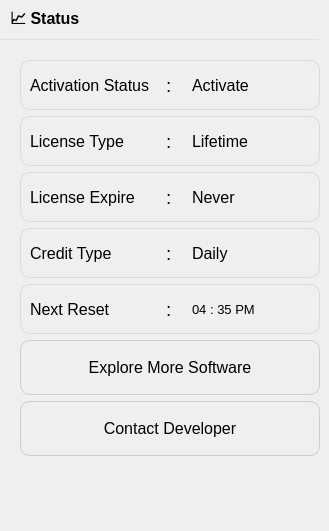
       <widget class="QWidget" name="explore" native="true">
        <property name="maximumSize">
         <size>
          <width>350</width>
          <height>16777215</height>
         </size>
        </property>
        <property name="styleSheet">
         <string notr="true">#explore{background:white; margin-right:10px; border:1px solid #CACACA;border-radius:10px}
#explore_head{border-bottom:1px solid #E1E1E1; margin-right:10px;}</string>
        </property>
        <layout class="QVBoxLayout" name="verticalLayout_6">
         <property name="spacing">
          <number>0</number>
         </property>
         <property name="leftMargin">
          <number>0</number>
         </property>
         <property name="topMargin">
          <number>0</number>
         </property>
         <property name="rightMargin">
          <number>0</number>
         </property>
         <property name="bottomMargin">
          <number>0</number>
         </property>
         <item>
          <widget class="QWidget" name="explore_head" native="true">
           <property name="minimumSize">
            <size>
             <width>0</width>
             <height>40</height>
            </size>
           </property>
           <property name="maximumSize">
            <size>
             <width>16777215</width>
             <height>40</height>
            </size>
           </property>
           <layout class="QGridLayout" name="gridLayout_5">
            <property name="leftMargin">
             <number>10</number>
            </property>
            <property name="topMargin">
             <number>0</number>
            </property>
            <property name="rightMargin">
             <number>0</number>
            </property>
            <property name="bottomMargin">
             <number>0</number>
            </property>
            <property name="spacing">
             <number>0</number>
            </property>
            <item row="0" column="0">
             <widget class="QLabel" name="explore_leb">
              <property name="font">
               <font>
                <pointsize>12</pointsize>
                <weight>75</weight>
                <bold>true</bold>
               </font>
              </property>
              <property name="text">
               <string>📈 Status</string>
              </property>
             </widget>
            </item>
           </layout>
          </widget>
         </item>
         <item>
          <widget class="QWidget" name="widget_5" native="true">
           <property name="styleSheet">
            <string notr="true">QFrame{border:1px solid #DBDBDB;border-radius:10px;}
QLabel{border:0px;border-radius:0px;}
QPushButton{border:1px solid #CDCDCD;border-radius:10px;}</string>
           </property>
           <layout class="QVBoxLayout" name="verticalLayout_7">
            <property name="leftMargin">
             <number>20</number>
            </property>
            <property name="topMargin">
             <number>20</number>
            </property>
            <item>
             <widget class="QFrame" name="frame_5">
              <property name="minimumSize">
               <size>
                <width>300</width>
                <height>50</height>
               </size>
              </property>
              <property name="maximumSize">
               <size>
                <width>300</width>
                <height>16777215</height>
               </size>
              </property>
              <property name="frameShape">
               <enum>QFrame::StyledPanel</enum>
              </property>
              <property name="frameShadow">
               <enum>QFrame::Raised</enum>
              </property>
              <layout class="QHBoxLayout" name="horizontalLayout_7">
               <item>
                <widget class="QLabel" name="label_9">
                 <property name="sizePolicy">
                  <sizepolicy hsizetype="Preferred" vsizetype="Preferred">
                   <horstretch>0</horstretch>
                   <verstretch>0</verstretch>
                  </sizepolicy>
                 </property>
                 <property name="minimumSize">
                  <size>
                   <width>130</width>
                   <height>0</height>
                  </size>
                 </property>
                 <property name="maximumSize">
                  <size>
                   <width>130</width>
                   <height>16777215</height>
                  </size>
                 </property>
                 <property name="font">
                  <font>
                   <pointsize>12</pointsize>
                  </font>
                 </property>
                 <property name="text">
                  <string>Activation Status</string>
                 </property>
                </widget>
               </item>
               <item>
                <widget class="QLabel" name="label_11">
                 <property name="maximumSize">
                  <size>
                   <width>20</width>
                   <height>16777215</height>
                  </size>
                 </property>
                 <property name="font">
                  <font>
                   <pointsize>14</pointsize>
                  </font>
                 </property>
                 <property name="text">
                  <string>: </string>
                 </property>
                </widget>
               </item>
               <item>
                <widget class="QLabel" name="activate_status">
                 <property name="font">
                  <font>
                   <pointsize>12</pointsize>
                  </font>
                 </property>
                 <property name="text">
                  <string>Activate</string>
                 </property>
                </widget>
               </item>
              </layout>
             </widget>
            </item>
            <item>
             <widget class="QFrame" name="frame_9">
              <property name="minimumSize">
               <size>
                <width>300</width>
                <height>50</height>
               </size>
              </property>
              <property name="maximumSize">
               <size>
                <width>300</width>
                <height>16777215</height>
               </size>
              </property>
              <property name="frameShape">
               <enum>QFrame::StyledPanel</enum>
              </property>
              <property name="frameShadow">
               <enum>QFrame::Raised</enum>
              </property>
              <layout class="QHBoxLayout" name="horizontalLayout_8">
               <property name="topMargin">
                <number>9</number>
               </property>
               <property name="rightMargin">
                <number>9</number>
               </property>
               <item>
                <widget class="QLabel" name="label_12">
                 <property name="minimumSize">
                  <size>
                   <width>130</width>
                   <height>0</height>
                  </size>
                 </property>
                 <property name="maximumSize">
                  <size>
                   <width>130</width>
                   <height>16777215</height>
                  </size>
                 </property>
                 <property name="font">
                  <font>
                   <pointsize>12</pointsize>
                  </font>
                 </property>
                 <property name="text">
                  <string>License Type</string>
                 </property>
                </widget>
               </item>
               <item>
                <widget class="QLabel" name="label_13">
                 <property name="maximumSize">
                  <size>
                   <width>20</width>
                   <height>16777215</height>
                  </size>
                 </property>
                 <property name="font">
                  <font>
                   <pointsize>14</pointsize>
                  </font>
                 </property>
                 <property name="text">
                  <string>:</string>
                 </property>
                </widget>
               </item>
               <item>
                <widget class="QLabel" name="license_type_status">
                 <property name="font">
                  <font>
                   <pointsize>12</pointsize>
                  </font>
                 </property>
                 <property name="text">
                  <string>Lifetime</string>
                 </property>
                </widget>
               </item>
              </layout>
             </widget>
            </item>
            <item>
             <widget class="QFrame" name="frame_8">
              <property name="minimumSize">
               <size>
                <width>300</width>
                <height>50</height>
               </size>
              </property>
              <property name="maximumSize">
               <size>
                <width>300</width>
                <height>16777215</height>
               </size>
              </property>
              <property name="frameShape">
               <enum>QFrame::StyledPanel</enum>
              </property>
              <property name="frameShadow">
               <enum>QFrame::Raised</enum>
              </property>
              <layout class="QHBoxLayout" name="horizontalLayout_11">
               <property name="topMargin">
                <number>9</number>
               </property>
               <item>
                <widget class="QLabel" name="label_14">
                 <property name="minimumSize">
                  <size>
                   <width>130</width>
                   <height>0</height>
                  </size>
                 </property>
                 <property name="maximumSize">
                  <size>
                   <width>130</width>
                   <height>16777215</height>
                  </size>
                 </property>
                 <property name="font">
                  <font>
                   <pointsize>12</pointsize>
                  </font>
                 </property>
                 <property name="text">
                  <string>License Expire</string>
                 </property>
                </widget>
               </item>
               <item>
                <widget class="QLabel" name="label_15">
                 <property name="maximumSize">
                  <size>
                   <width>20</width>
                   <height>16777215</height>
                  </size>
                 </property>
                 <property name="font">
                  <font>
                   <pointsize>14</pointsize>
                  </font>
                 </property>
                 <property name="text">
                  <string>: </string>
                 </property>
                </widget>
               </item>
               <item>
                <widget class="QLabel" name="license_expire_status">
                 <property name="font">
                  <font>
                   <pointsize>12</pointsize>
                  </font>
                 </property>
                 <property name="text">
                  <string>Never</string>
                 </property>
                </widget>
               </item>
              </layout>
             </widget>
            </item>
            <item>
             <widget class="QFrame" name="frame_7">
              <property name="minimumSize">
               <size>
                <width>300</width>
                <height>50</height>
               </size>
              </property>
              <property name="maximumSize">
               <size>
                <width>300</width>
                <height>16777215</height>
               </size>
              </property>
              <property name="frameShape">
               <enum>QFrame::StyledPanel</enum>
              </property>
              <property name="frameShadow">
               <enum>QFrame::Raised</enum>
              </property>
              <layout class="QHBoxLayout" name="horizontalLayout_10">
               <property name="topMargin">
                <number>9</number>
               </property>
               <item>
                <widget class="QLabel" name="label_16">
                 <property name="minimumSize">
                  <size>
                   <width>130</width>
                   <height>0</height>
                  </size>
                 </property>
                 <property name="maximumSize">
                  <size>
                   <width>130</width>
                   <height>16777215</height>
                  </size>
                 </property>
                 <property name="font">
                  <font>
                   <pointsize>12</pointsize>
                  </font>
                 </property>
                 <property name="text">
                  <string>Credit Type</string>
                 </property>
                </widget>
               </item>
               <item>
                <widget class="QLabel" name="label_17">
                 <property name="maximumSize">
                  <size>
                   <width>20</width>
                   <height>16777215</height>
                  </size>
                 </property>
                 <property name="font">
                  <font>
                   <pointsize>14</pointsize>
                  </font>
                 </property>
                 <property name="text">
                  <string>:</string>
                 </property>
                </widget>
               </item>
               <item>
                <widget class="QLabel" name="credit_type_status">
                 <property name="font">
                  <font>
                   <pointsize>12</pointsize>
                  </font>
                 </property>
                 <property name="text">
                  <string>Daily</string>
                 </property>
                </widget>
               </item>
              </layout>
             </widget>
            </item>
            <item>
             <widget class="QFrame" name="frame_6">
              <property name="minimumSize">
               <size>
                <width>300</width>
                <height>50</height>
               </size>
              </property>
              <property name="maximumSize">
               <size>
                <width>300</width>
                <height>16777215</height>
               </size>
              </property>
              <property name="frameShape">
               <enum>QFrame::StyledPanel</enum>
              </property>
              <property name="frameShadow">
               <enum>QFrame::Raised</enum>
              </property>
              <layout class="QHBoxLayout" name="horizontalLayout_9">
               <property name="topMargin">
                <number>9</number>
               </property>
               <item>
                <widget class="QLabel" name="label_18">
                 <property name="minimumSize">
                  <size>
                   <width>130</width>
                   <height>0</height>
                  </size>
                 </property>
                 <property name="maximumSize">
                  <size>
                   <width>130</width>
                   <height>16777215</height>
                  </size>
                 </property>
                 <property name="font">
                  <font>
                   <pointsize>12</pointsize>
                  </font>
                 </property>
                 <property name="text">
                  <string>Next Reset</string>
                 </property>
                </widget>
               </item>
               <item>
                <widget class="QLabel" name="label_19">
                 <property name="maximumSize">
                  <size>
                   <width>20</width>
                   <height>16777215</height>
                  </size>
                 </property>
                 <property name="font">
                  <font>
                   <pointsize>14</pointsize>
                  </font>
                 </property>
                 <property name="text">
                  <string>:</string>
                 </property>
                </widget>
               </item>
               <item>
                <widget class="QLabel" name="reset_time_status">
                 <property name="font">
                  <font>
                   <pointsize>10</pointsize>
                  </font>
                 </property>
                 <property name="text">
                  <string>04 : 35 PM</string>
                 </property>
                </widget>
               </item>
              </layout>
             </widget>
            </item>
            <item>
             <widget class="QPushButton" name="explore_more">
              <property name="minimumSize">
               <size>
                <width>300</width>
                <height>55</height>
               </size>
              </property>
              <property name="maximumSize">
               <size>
                <width>300</width>
                <height>16777215</height>
               </size>
              </property>
              <property name="font">
               <font>
                <pointsize>12</pointsize>
               </font>
              </property>
              <property name="cursor">
               <cursorShape>PointingHandCursor</cursorShape>
              </property>
              <property name="text">
               <string>Explore More Software</string>
              </property>
              <property name="icon">
               <iconset resource="../resource.qrc">
                <normaloff>:/icons_black/icons_black/globe.svg</normaloff>:/icons_black/icons_black/globe.svg</iconset>
              </property>
              <property name="iconSize">
               <size>
                <width>24</width>
                <height>24</height>
               </size>
              </property>
              <property name="checkable">
               <bool>false</bool>
              </property>
             </widget>
            </item>
            <item>
             <widget class="QPushButton" name="contact_developer">
              <property name="minimumSize">
               <size>
                <width>300</width>
                <height>55</height>
               </size>
              </property>
              <property name="maximumSize">
               <size>
                <width>300</width>
                <height>16777215</height>
               </size>
              </property>
              <property name="font">
               <font>
                <pointsize>12</pointsize>
               </font>
              </property>
              <property name="cursor">
               <cursorShape>PointingHandCursor</cursorShape>
              </property>
              <property name="text">
               <string>Contact Developer</string>
              </property>
              <property name="icon">
               <iconset resource="../resource.qrc">
                <normaloff>:/icons_black/icons_black/linkedin.svg</normaloff>:/icons_black/icons_black/linkedin.svg</iconset>
              </property>
              <property name="iconSize">
               <size>
                <width>24</width>
                <height>24</height>
               </size>
              </property>
             </widget>
            </item>
            <item>
             <spacer name="verticalSpacer_9">
              <property name="orientation">
               <enum>Qt::Vertical</enum>
              </property>
              <property name="sizeHint" stdset="0">
               <size>
                <width>20</width>
                <height>66</height>
               </size>
              </property>
             </spacer>
            </item>
           </layout>
          </widget>
         </item>
        </layout>
       </widget>
